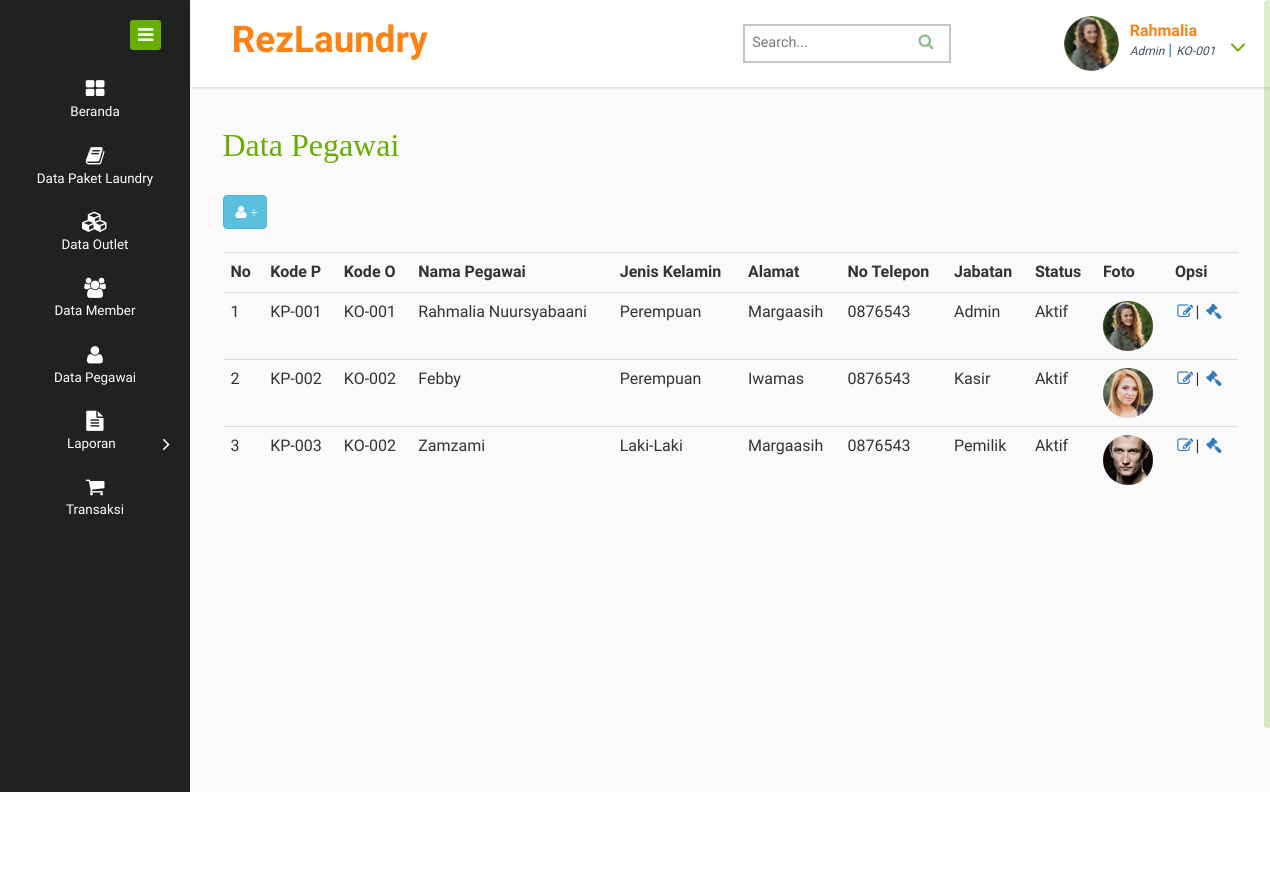
Page /pegawai.php (signed in) on the committed database.
### tables this page shows
CREATE TABLE `pegawai` (
  `Kode_p` varchar(10) NOT NULL,
  `Kode_outlet` varchar(10) NOT NULL,
  `Nama_p` varchar(30) NOT NULL,
  `Username` varchar(20) NOT NULL,
  `Password` varchar(200) NOT NULL,
  `JK` enum('Laki-Laki','Perempuan') NOT NULL,
  `Alamat` varchar(50) NOT NULL,
  `No_tlp` varchar(13) NOT NULL,
  `Jabatan` varchar(15) NOT NULL,
  `Status` varchar(15) NOT NULL,
  `Foto` longblob NOT NULL
);

### pegawai.php (the view, shortened to what this page needs)
<!DOCTYPE HTML>
<html>
<head>
<link href="css/bootstrap.css" rel="stylesheet" type="text/css" media="all">
<link href="css/style.css" rel="stylesheet" type="text/css" media="all"/>
<link href="css/font-awesome.css" rel="stylesheet">
</head>
<body>
<div class="page-container">
   <div class="left-content">
	   <div class="mother-grid-inner">
				<div class="header-main">
					<div class="header-left">
							<div class="logo-name">
									 <a href="index.php"> <h1>RezLaundry</h1></a>
							</div>
							<div class="clearfix"> </div>
						 </div>
						 <div class="header-right">
								<div class="search-box">
									<form>
										<input type="text" name="cari" placeholder="Search..." required="">	<font color="#8FBC8F"><i class="fa fa-search"></i></font>
									</form>
								</div>
              <?php
                    include 'koneksi.php';
                    $user = $_SESSION['Username'];
                    $query = mysqli_query($koneksi, "SELECT Foto FROM pegawai WHERE Username='$user'");
                    while ($data = mysqli_fetch_array($query)) {
                    ?>
							<div class="profile_details">
								<ul>
									<li class="dropdown profile_details_drop">
										<a href="#" class="dropdown-toggle" data-toggle="dropdown" aria-expanded="false">
											<div class="profile_img">
												<span class="prfil-img"><?php echo "<img src='images/$data[Foto]' width='55' height='55' class='img-circle'/> ";?> </span>
												<div class="user-name">
													<p><?php echo $_SESSION['Username']; ?></p>
                                      <span><?php echo $_SESSION['Jabatan']; ?></span> |
            <?php
            include 'koneksi.php';
            $user = $_SESSION['Username'];
            $query=mysqli_query($koneksi,"SELECT Kode_outlet FROM pegawai WHERE Username='$user'");
            while ($d = mysqli_fetch_array($query)) {
              ?>
              <tr>
                <span><?php echo $d['Kode_outlet'];?></span>
              </tr>
              <?php } ?>
												</div>
												<i class="fa fa-angle-down lnr"></i>
												<div class="clearfix"></div>
											</div>
										</a>
                    <?php } ?>
									</li>
								</ul>
							</div>
							<div class="clearfix"> </div>
						</div>
				     <div class="clearfix"> </div>
				</div>
<div class="inner-block">
    <div class="blank">
    	<h2><font face="Cambria Math">Data Pegawai</font></h2>
<div class="card">
      <button type="button" class="btn btn-info" data-toggle="modal" data-target="#myModal"><i class="fa fa-user fa-fw"> +</i></button>
              <?php
      include 'koneksi.php';
      $data = mysqli_query($koneksi, "SELECT * FROM outlet");
      ?>
    </div>
<font face="Work Sans">
           <table class="table table-hover">
                  <tr>
                      <th>No</th>
                      <th>Kode P</th>
                      <th>Kode O</th>
                      <th>Nama Pegawai</th>
                      <th>Jenis Kelamin</th>
                      <th>Alamat</th>
                      <th>No Telepon</th>
                      <th>Jabatan</th>
                      <th>Status</th>
                      <th>Foto</th>
                      <th>Opsi</th>
                  </tr>
    <?php
    include 'koneksi.php';
     if (isset($_GET['cari'])) {
       $cari = $_GET['cari'];
       $data = mysqli_query($koneksi, "SELECT * FROM pegawai where Nama_p like '%$cari%' or Kode_p like '%$cari%'");
     } else {
       $data = mysqli_query($koneksi, "SELECT * FROM pegawai");
     }
     $nomer=1;
    while($d = mysqli_fetch_array($data)){
      ?>
      <tr>
        <td><?php echo $nomer++; ?></td>
        <td><?php echo $d['Kode_p']; ?></td>
        <td><?php echo $d['Kode_outlet']; ?></td>
        <td><?php echo $d['Nama_p']; ?></td>
        <td><?php echo $d['JK']; ?></td>
        <td><?php echo $d['Alamat']; ?></td>
        <td><?php echo $d['No_tlp']; ?></td>
        <td><?php echo $d['Jabatan']; ?></td>
        <td><?php echo $d['Status']; ?></td>
        <td><img src='images/<?php echo $d['Foto'] ?>'></td>
        <td>
          <a href="edit_pegawai.php?Kode_p=<?php echo $d['Kode_p']; ?>" onclick="return confirm('Apakah anda yakin edit?')"><i class='fa fa-edit fa-fw'></i></a>|
          <a href="hapus_pegawai.php?Kode_p=<?php echo $d['Kode_p']; ?>" onclick="return confirm('Pegawai akan di blokir?')"><i class="fa fa-gavel fa-fw"></i></a>
        </td>
      </tr>
      <?php
    }
    ?>
  </table>
    	</font>
    </div>
</div>
</div>
</div>
    <div class="sidebar-menu">
		  	<div class="logo"> <a href="#" class="sidebar-icon"> <span class="fa fa-bars"></span> </a>  </div>
		    <div class="menu">
		      <ul id="menu" >
		        <li id="menu-home" ><a href="index.php"><i class="fa fa-th-large"></i><span>Beranda</span></a>
		        </li>
		        <li id="menu-comunicacao" ><a href="dtpaket.php"><i class="fa fa-book nav_icon"></i><span>Data Paket Laundry</span></a>
		        </li>
            <li><a href="dtoutlet.php"><i class="fa fa-cubes"></i><span>Data Outlet</span></a></li>
		        <li><a href="member.php"><i class="fa fa-group"></i><span>Data Member</span></a></li>
		        <li><a href="pegawai.php"><i class="fa fa-user"></i><span>Data Pegawai</span></a></li>
		        <li id="menu-academico" ><a href="#"><i class="fa fa-file-text"></i><span>Laporan</span><span class="fa fa-angle-right" style="float: right"></span></a>
		        </li>
		        <li><a href="transaksidtg.php"><i class="fa fa-shopping-cart"></i><span>Transaksi</span></a>
            </li>
		      </ul>
		    </div>
	 </div>
</div>
</body>
</html>

### rows in the picture
pegawai: Foto (picture), Kode_outlet "KO-001", Kode_p "KP-001", Nama_p "Rahmalia Nuursyabaani", JK "Perempuan", Alamat "Margaasih", No_tlp "0876543", Jabatan "Admin", Status "Aktif"
pegawai: Kode_p "KP-002", Kode_outlet "KO-002", Nama_p "Febby", JK "Perempuan", Alamat "Iwamas", No_tlp "0876543", Jabatan "Kasir", Status "Aktif", Foto (picture)
pegawai: Kode_p "KP-003", Kode_outlet "KO-002", Nama_p "Zamzami", JK "Laki-Laki", Alamat "Margaasih", No_tlp "0876543", Jabatan "Pemilik", Status "Aktif", Foto (picture)
